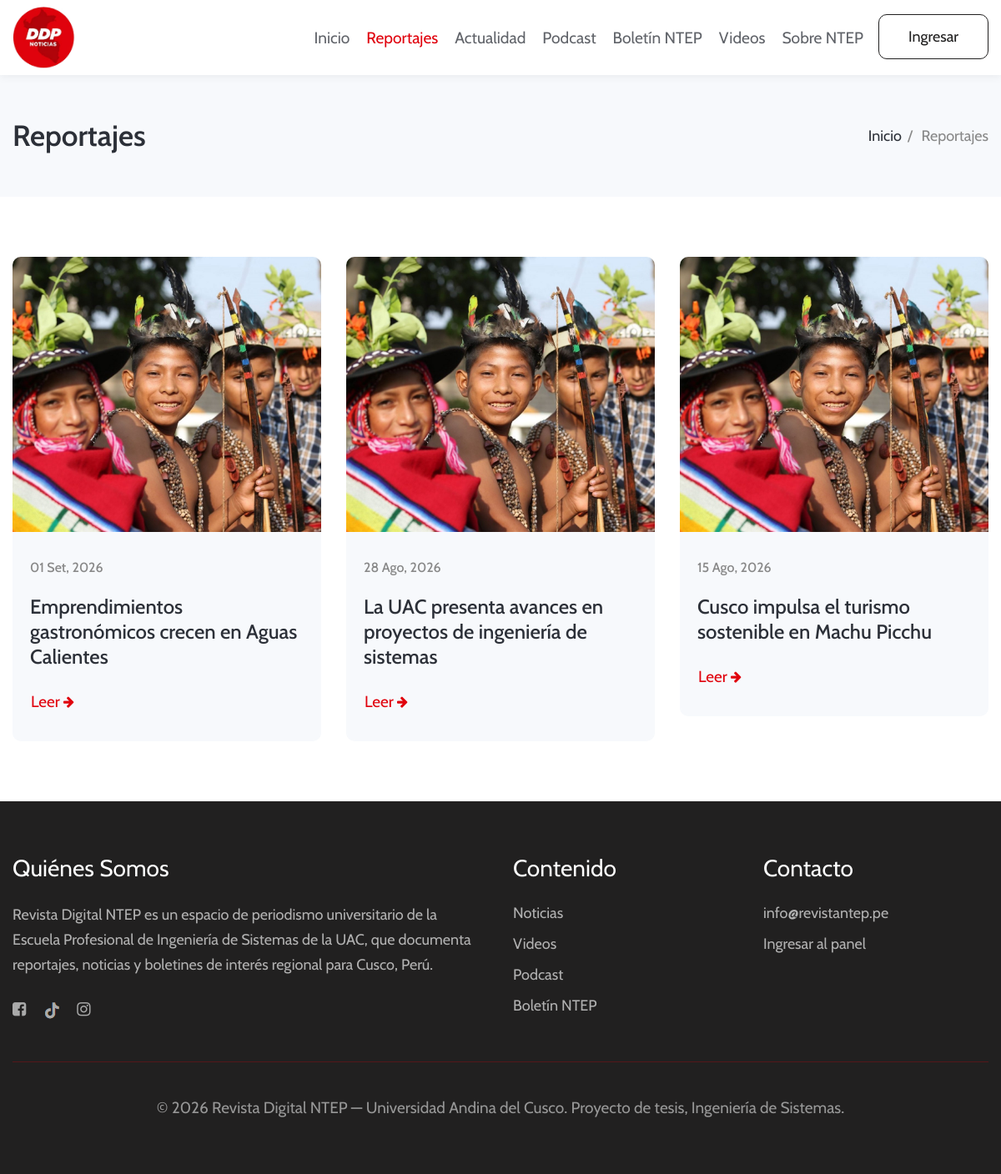
Screenshot of /public/reportajes.php with the database file from the repository.
### tables this page shows
CREATE TABLE reportajes (
    id                  INT UNSIGNED AUTO_INCREMENT PRIMARY KEY,
    titulo              VARCHAR(255) NOT NULL,
    resumen_corto       VARCHAR(500) NULL,
    desarrollo          LONGTEXT NOT NULL,
    foto_principal      VARCHAR(255) NULL,
    pdf_adjunto         VARCHAR(255) NULL,
    fecha_publicacion   DATE NOT NULL,
    es_destacado        TINYINT(1) NOT NULL DEFAULT 0,
    autor_id            INT UNSIGNED NOT NULL,
    usuario_id          INT UNSIGNED NOT NULL,
    created_at          DATETIME NOT NULL DEFAULT CURRENT_TIMESTAMP,
    updated_at          DATETIME NOT NULL DEFAULT CURRENT_TIMESTAMP ON UPDATE CURRENT_TIMESTAMP,
    CONSTRAINT fk_reportajes_autor
        FOREIGN KEY (autor_id) REFERENCES autores(id)
        ON UPDATE CASCADE ON DELETE RESTRICT,
    CONSTRAINT fk_reportajes_usuario
        FOREIGN KEY (usuario_id) REFERENCES usuarios(id)
        ON UPDATE CASCADE ON DELETE RESTRICT,
    INDEX idx_reportajes_fecha (fecha_publicacion),
    INDEX idx_reportajes_destacado (es_destacado)
);

### public/includes/db_publico.php (called while the page is built, shortened)
<?php
function fechaBonita(?string $fechaSql): string
{
    $meses = ['01'=>'Ene','02'=>'Feb','03'=>'Mar','04'=>'Abr','05'=>'May','06'=>'Jun','07'=>'Jul','08'=>'Ago','09'=>'Set','10'=>'Oct','11'=>'Nov','12'=>'Dic'];
    $ts = strtotime($fechaSql);
    return date('d', $ts) . ' ' . $meses[date('m', $ts)] . ', ' . date('Y', $ts);
}

### public/reportajes.php (the view, shortened to what this page needs)
<?php
require __DIR__ . '/includes/db_publico.php';
$where = '';
$params = [];
$stmt = $pdo->prepare(
    "SELECT r.id, r.titulo, r.foto_principal, r.fecha_publicacion
     FROM reportajes r
     $where
     ORDER BY r.fecha_publicacion DESC"
);
$stmt->execute($params);
$reportajes = $stmt->fetchAll();
require __DIR__ . '/includes/header.php';
?>
<div class="grids-block-5 py-5">
    <section class="py-lg-4 py-md-3">
        <div class="container">
            <div class="row">
                <?php if (!$reportajes): ?>
                    <div class="col-12 text-center py-5"><p>No hay reportajes para mostrar.</p></div>
                <?php else: foreach ($reportajes as $i => $r): ?>
                    <div class="col-lg-4 col-md-6 grids5-info<?= $i >= 3 ? ' mt-5' : '' ?>">
                        <a href="reportaje.php?id=<?= (int) $r['id'] ?>" class="d-block">
                            <?php if ($r['foto_principal']): ?>
                                <img src="../<?= htmlspecialchars($r['foto_principal']) ?>" alt="" class="img-fluid">
                            <?php else: ?>
                                <img src="assets/images/bannerimg.jpg" alt="" class="img-fluid">
                            <?php endif; ?>
                        </a>
                        <div class="blog-info">
                            <h5><?= fechaBonita($r['fecha_publicacion']) ?></h5>
                            <h4><a href="reportaje.php?id=<?= (int) $r['id'] ?>" class="d-block"><?= htmlspecialchars($r['titulo']) ?></a></h4>
                            <a href="reportaje.php?id=<?= (int) $r['id'] ?>" class="btn mt-4 p-0">Leer <span class="fa fa-arrow-right"></span></a>
                        </div>
                    </div>
                <?php endforeach; endif; ?>
            </div>
        </div>
    </section>
</div>
<?php require __DIR__ . '/includes/footer.php'; ?>

### rows the page displays
reportajes: fecha_publicacion "01 Set, 2026", titulo "Emprendimientos gastronómicos crecen en Aguas Calientes"
reportajes: fecha_publicacion "28 Ago, 2026", titulo "La UAC presenta avances en proyectos de ingeniería de sistemas"
reportajes: fecha_publicacion "15 Ago, 2026", titulo "Cusco impulsa el turismo sostenible en Machu Picchu"

### other values shown
$bandaTitulo "Reportajes"
$miga['texto'] "Reportajes"
